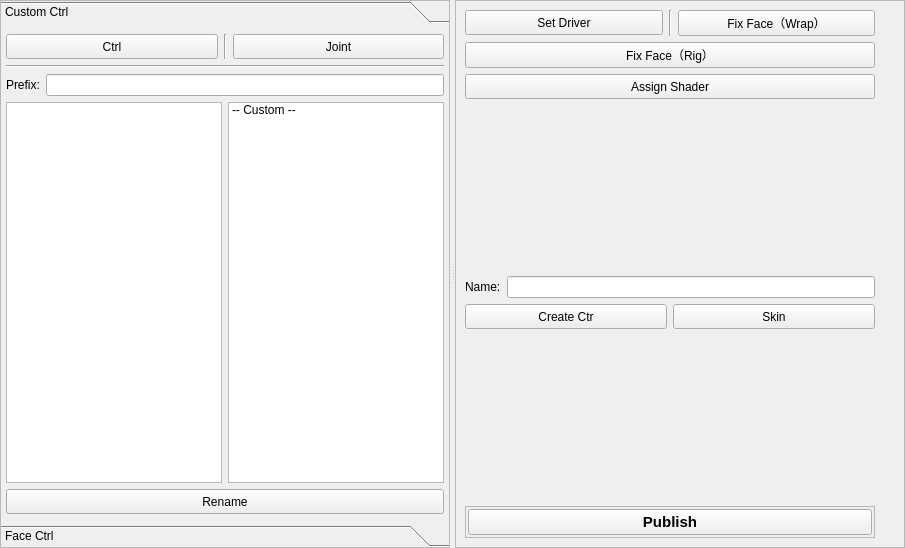
<?xml version="1.0" encoding="UTF-8"?>
<ui version="4.0">
 <class>Form</class>
 <widget class="QWidget" name="Form">
  <property name="geometry">
   <rect>
    <x>0</x>
    <y>0</y>
    <width>905</width>
    <height>548</height>
   </rect>
  </property>
  <property name="windowTitle">
   <string>Form</string>
  </property>
  <layout class="QGridLayout" name="gridLayout_3">
   <property name="leftMargin">
    <number>0</number>
   </property>
   <property name="topMargin">
    <number>0</number>
   </property>
   <property name="rightMargin">
    <number>0</number>
   </property>
   <property name="bottomMargin">
    <number>0</number>
   </property>
   <item row="0" column="0">
    <widget class="QSplitter" name="splitter">
     <property name="orientation">
      <enum>Qt::Horizontal</enum>
     </property>
     <property name="handleWidth">
      <number>5</number>
     </property>
     <property name="childrenCollapsible">
      <bool>true</bool>
     </property>
     <widget class="QFrame" name="frame">
      <property name="minimumSize">
       <size>
        <width>450</width>
        <height>0</height>
       </size>
      </property>
      <property name="frameShape">
       <enum>QFrame::StyledPanel</enum>
      </property>
      <property name="frameShadow">
       <enum>QFrame::Raised</enum>
      </property>
      <layout class="QGridLayout" name="gridLayout_4">
       <property name="leftMargin">
        <number>0</number>
       </property>
       <property name="topMargin">
        <number>0</number>
       </property>
       <property name="rightMargin">
        <number>0</number>
       </property>
       <property name="bottomMargin">
        <number>0</number>
       </property>
       <item row="0" column="0">
        <widget class="QToolBox" name="toolBox">
         <property name="styleSheet">
          <string notr="true"/>
         </property>
         <property name="currentIndex">
          <number>0</number>
         </property>
         <widget class="QWidget" name="custom_ctrl">
          <property name="geometry">
           <rect>
            <x>0</x>
            <y>0</y>
            <width>448</width>
            <height>494</height>
           </rect>
          </property>
          <attribute name="label">
           <string>Custom Ctrl</string>
          </attribute>
          <layout class="QGridLayout" name="gridLayout">
           <property name="leftMargin">
            <number>5</number>
           </property>
           <property name="topMargin">
            <number>5</number>
           </property>
           <property name="rightMargin">
            <number>5</number>
           </property>
           <property name="bottomMargin">
            <number>5</number>
           </property>
           <item row="0" column="0">
            <layout class="QHBoxLayout" name="horizontalLayout_5">
             <item>
              <widget class="QPushButton" name="rigCtrl_bttn">
               <property name="minimumSize">
                <size>
                 <width>0</width>
                 <height>25</height>
                </size>
               </property>
               <property name="toolTip">
                <string>选点，创建控制器</string>
               </property>
               <property name="text">
                <string>Ctrl</string>
               </property>
              </widget>
             </item>
             <item>
              <widget class="Line" name="line_3">
               <property name="orientation">
                <enum>Qt::Vertical</enum>
               </property>
              </widget>
             </item>
             <item>
              <widget class="QPushButton" name="pointJoint_bttn">
               <property name="minimumSize">
                <size>
                 <width>0</width>
                 <height>25</height>
                </size>
               </property>
               <property name="toolTip">
                <string>选点，创建骨骼</string>
               </property>
               <property name="text">
                <string>Joint</string>
               </property>
              </widget>
             </item>
            </layout>
           </item>
           <item row="1" column="0">
            <widget class="Line" name="line_2">
             <property name="minimumSize">
              <size>
               <width>400</width>
               <height>0</height>
              </size>
             </property>
             <property name="maximumSize">
              <size>
               <width>16777215</width>
               <height>3</height>
              </size>
             </property>
             <property name="sizeIncrement">
              <size>
               <width>0</width>
               <height>0</height>
              </size>
             </property>
             <property name="baseSize">
              <size>
               <width>0</width>
               <height>0</height>
              </size>
             </property>
             <property name="orientation">
              <enum>Qt::Horizontal</enum>
             </property>
            </widget>
           </item>
           <item row="2" column="0">
            <layout class="QHBoxLayout" name="horizontalLayout_2">
             <item>
              <widget class="QLabel" name="label">
               <property name="text">
                <string>Prefix:</string>
               </property>
              </widget>
             </item>
             <item>
              <widget class="QLineEdit" name="rigCtrlPrefix_line"/>
             </item>
            </layout>
           </item>
           <item row="3" column="0">
            <layout class="QHBoxLayout" name="horizontalLayout">
             <item>
              <widget class="QListWidget" name="rigCtrlDefaultName_listWgt">
               <property name="selectionMode">
                <enum>QAbstractItemView::ExtendedSelection</enum>
               </property>
              </widget>
             </item>
             <item>
              <widget class="QListWidget" name="rigCtrlPresetName_listWgt">
               <property name="selectionMode">
                <enum>QAbstractItemView::ExtendedSelection</enum>
               </property>
               <property name="resizeMode">
                <enum>QListView::Adjust</enum>
               </property>
               <property name="sortingEnabled">
                <bool>false</bool>
               </property>
               <item>
                <property name="text">
                 <string>-- Custom --</string>
                </property>
                <property name="foreground">
                 <brush brushstyle="NoBrush">
                  <color alpha="255">
                   <red>125</red>
                   <green>125</green>
                   <blue>125</blue>
                  </color>
                 </brush>
                </property>
                <property name="flags">
                 <set>ItemIsSelectable|ItemIsEditable|ItemIsDragEnabled|ItemIsUserCheckable|ItemIsEnabled</set>
                </property>
               </item>
              </widget>
             </item>
            </layout>
           </item>
           <item row="4" column="0">
            <widget class="QPushButton" name="rename_bttn">
             <property name="minimumSize">
              <size>
               <width>0</width>
               <height>25</height>
              </size>
             </property>
             <property name="text">
              <string>Rename</string>
             </property>
            </widget>
           </item>
          </layout>
         </widget>
         <widget class="QWidget" name="face_ctrl">
          <property name="geometry">
           <rect>
            <x>0</x>
            <y>0</y>
            <width>103</width>
            <height>150</height>
           </rect>
          </property>
          <property name="styleSheet">
           <string notr="true"/>
          </property>
          <attribute name="label">
           <string>Face Ctrl</string>
          </attribute>
          <layout class="QGridLayout" name="gridLayout_5">
           <property name="leftMargin">
            <number>5</number>
           </property>
           <property name="topMargin">
            <number>5</number>
           </property>
           <property name="rightMargin">
            <number>5</number>
           </property>
           <property name="bottomMargin">
            <number>5</number>
           </property>
           <item row="0" column="0">
            <layout class="QHBoxLayout" name="horizontalLayout_4">
             <item>
              <widget class="QLabel" name="label_2">
               <property name="text">
                <string>Prefix:</string>
               </property>
              </widget>
             </item>
             <item>
              <widget class="QLineEdit" name="faceCtrlPrefix_line"/>
             </item>
            </layout>
           </item>
           <item row="1" column="0">
            <widget class="QPushButton" name="faceCtrl_bttn">
             <property name="minimumSize">
              <size>
               <width>0</width>
               <height>50</height>
              </size>
             </property>
             <property name="toolTip">
              <string>创建表情控制器</string>
             </property>
             <property name="text">
              <string>Face Ctrl</string>
             </property>
            </widget>
           </item>
           <item row="2" column="0">
            <widget class="QPushButton" name="ctrlToPoint_bttn">
             <property name="minimumSize">
              <size>
               <width>0</width>
               <height>50</height>
              </size>
             </property>
             <property name="toolTip">
              <string>先选控制器，再选点</string>
             </property>
             <property name="autoFillBackground">
              <bool>false</bool>
             </property>
             <property name="text">
              <string>Ctrl To Point</string>
             </property>
            </widget>
           </item>
           <item row="3" column="0">
            <spacer name="verticalSpacer_2">
             <property name="orientation">
              <enum>Qt::Vertical</enum>
             </property>
             <property name="sizeHint" stdset="0">
              <size>
               <width>20</width>
               <height>341</height>
              </size>
             </property>
            </spacer>
           </item>
          </layout>
         </widget>
        </widget>
       </item>
      </layout>
     </widget>
     <widget class="QFrame" name="frame_2">
      <property name="minimumSize">
       <size>
        <width>450</width>
        <height>0</height>
       </size>
      </property>
      <property name="frameShape">
       <enum>QFrame::StyledPanel</enum>
      </property>
      <property name="frameShadow">
       <enum>QFrame::Raised</enum>
      </property>
      <layout class="QGridLayout" name="gridLayout_2">
       <item row="7" column="1">
        <spacer name="verticalSpacer">
         <property name="orientation">
          <enum>Qt::Vertical</enum>
         </property>
         <property name="sizeHint" stdset="0">
          <size>
           <width>20</width>
           <height>40</height>
          </size>
         </property>
        </spacer>
       </item>
       <item row="4" column="0">
        <spacer name="verticalSpacer_3">
         <property name="orientation">
          <enum>Qt::Vertical</enum>
         </property>
         <property name="sizeHint" stdset="0">
          <size>
           <width>20</width>
           <height>40</height>
          </size>
         </property>
        </spacer>
       </item>
       <item row="3" column="0">
        <widget class="QPushButton" name="assignShader_bttn">
         <property name="minimumSize">
          <size>
           <width>0</width>
           <height>25</height>
          </size>
         </property>
         <property name="toolTip">
          <string>先选有材质的模型，再选无材质的</string>
         </property>
         <property name="statusTip">
          <string/>
         </property>
         <property name="text">
          <string>Assign Shader</string>
         </property>
        </widget>
       </item>
       <item row="2" column="0">
        <widget class="QPushButton" name="fixFace_bttn">
         <property name="minimumSize">
          <size>
           <width>0</width>
           <height>25</height>
          </size>
         </property>
         <property name="text">
          <string>Fix Face（Rig）</string>
         </property>
        </widget>
       </item>
       <item row="5" column="0">
        <layout class="QHBoxLayout" name="horizontalLayout_6">
         <item>
          <widget class="QLabel" name="label_3">
           <property name="text">
            <string>Name:</string>
           </property>
          </widget>
         </item>
         <item>
          <widget class="QLineEdit" name="simpleRig_name_line"/>
         </item>
        </layout>
       </item>
       <item row="6" column="0">
        <layout class="QHBoxLayout" name="horizontalLayout_7">
         <item>
          <widget class="QPushButton" name="simpleCtr_bttn">
           <property name="minimumSize">
            <size>
             <width>0</width>
             <height>25</height>
            </size>
           </property>
           <property name="text">
            <string>Create Ctr</string>
           </property>
          </widget>
         </item>
         <item>
          <widget class="QPushButton" name="simpleSkin_bttn">
           <property name="minimumSize">
            <size>
             <width>0</width>
             <height>25</height>
            </size>
           </property>
           <property name="text">
            <string>Skin</string>
           </property>
          </widget>
         </item>
        </layout>
       </item>
       <item row="1" column="0">
        <layout class="QHBoxLayout" name="horizontalLayout_3">
         <item>
          <widget class="QPushButton" name="setDriver_bttn">
           <property name="minimumSize">
            <size>
             <width>0</width>
             <height>25</height>
            </size>
           </property>
           <property name="text">
            <string>Set Driver</string>
           </property>
          </widget>
         </item>
         <item>
          <widget class="Line" name="line">
           <property name="orientation">
            <enum>Qt::Vertical</enum>
           </property>
          </widget>
         </item>
         <item>
          <widget class="QPushButton" name="fixFaceOfWrap_bttn">
           <property name="minimumSize">
            <size>
             <width>0</width>
             <height>25</height>
            </size>
           </property>
           <property name="text">
            <string>Fix Face（Wrap）</string>
           </property>
          </widget>
         </item>
        </layout>
       </item>
       <item row="8" column="0">
        <widget class="QFrame" name="frame_4">
         <property name="frameShape">
          <enum>QFrame::StyledPanel</enum>
         </property>
         <property name="frameShadow">
          <enum>QFrame::Raised</enum>
         </property>
         <layout class="QVBoxLayout" name="verticalLayout">
          <property name="leftMargin">
           <number>2</number>
          </property>
          <property name="topMargin">
           <number>2</number>
          </property>
          <property name="rightMargin">
           <number>2</number>
          </property>
          <property name="bottomMargin">
           <number>2</number>
          </property>
          <item>
           <widget class="QPushButton" name="rigPublish_bttn">
            <property name="minimumSize">
             <size>
              <width>0</width>
              <height>25</height>
             </size>
            </property>
            <property name="font">
             <font>
              <family>Microsoft YaHei UI</family>
              <pointsize>11</pointsize>
              <weight>75</weight>
              <bold>true</bold>
             </font>
            </property>
            <property name="text">
             <string>Publish</string>
            </property>
           </widget>
          </item>
         </layout>
        </widget>
       </item>
      </layout>
     </widget>
    </widget>
   </item>
  </layout>
 </widget>
 <resources/>
 <connections/>
</ui>
